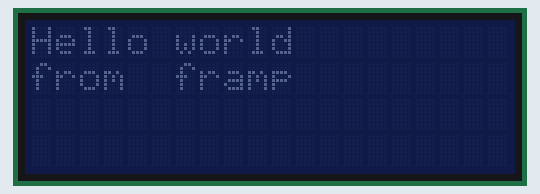
Simulated run of this sketch. Board: ESP32. On the bench: 20×4 character LCD.

Above: at 0.1 s.
At 9.5 s:
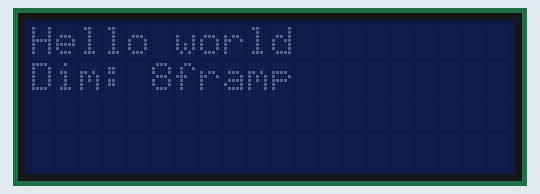
At 10.2 s:
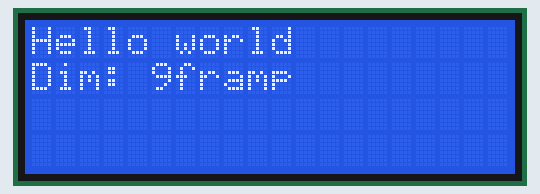
At 11.2 s:
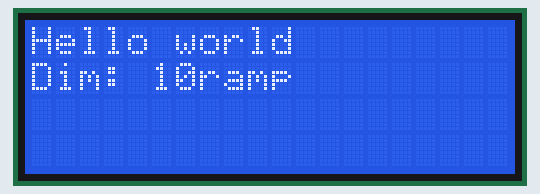
At 22.3 s:
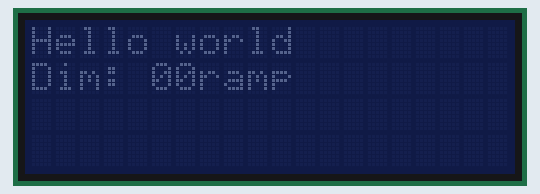
At 34.4 s:
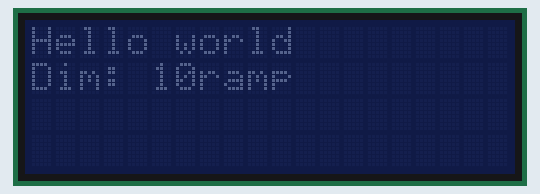

The sketch:

LCD_Dimmer.ino
```cpp
#include <Wire.h>
#include <LiquidCrystal_I2C.h>

LiquidCrystal_I2C lcd(0x27,20,4);  // set the LCD address to 0x27 for a 16 chars and 2 line display

class LCD_Dimmer {

  private:

   static const int PWM_period = 20;
   static const int PWM_steps = 11;
   static const int PWM_factor = 1;
   static const int defaultTaskPriority = 1;
   static const int defaultCore = 1;
   static const int stackSize = 4000;

  public:
    LCD_Dimmer(LiquidCrystal_I2C &lcd, int initialBrightness, BaseType_t xCoreID=defaultCore, int priority=defaultTaskPriority);
    void enable();
    void disable();
    ~LCD_Dimmer();
    int getBrightness();
    int setBrightness(int brigthness);
    int getMaxBrightness();
    int getMinBrightness();

  protected:
    float getPWM(int index);
    int getPeriod();

  private:
    LiquidCrystal_I2C *_lcd;
    BaseType_t _xCoreID;        // coreid
    int _priority;              // task priority
    int _brightness;
    int _period;
    TaskHandle_t _taskHandle;
    void dimmerTask();          // LCD dimming method
    static void s_dimmerTask(void* parameter);  // task callback function

};

// ctor
LCD_Dimmer::LCD_Dimmer(LiquidCrystal_I2C &lcd,int initialBrightness, BaseType_t xCoreID, int priority) : _lcd(&lcd), _xCoreID(xCoreID), _priority(priority), _period(this->getPeriod()), _brightness(this->setBrightness(initialBrightness)) {
    xTaskCreatePinnedToCore(s_dimmerTask, "LCD_Dimmer", stackSize, this,_priority, &_taskHandle, _xCoreID);
}

// dtor
LCD_Dimmer::~LCD_Dimmer() {
  this->disable();
  vTaskDelete(_taskHandle);
}

// enable LCD dimming
void LCD_Dimmer::enable() {
  vTaskResume(_taskHandle);
}

// disable LCD dimming
void LCD_Dimmer::disable() {
  vTaskSuspend(_taskHandle);
}

inline float LCD_Dimmer::getPWM(int index) {
  if (index == 0 ) {
    return 0.0;
  } else {
    double base = pow(PWM_period/PWM_factor, 1.0/(PWM_steps-1.0));
    float pwm = PWM_factor*pow(base,index);
    pwm = round(pwm);
    return pwm;
  }
}

inline int LCD_Dimmer::getPeriod() {
  return PWM_period;
}

inline int LCD_Dimmer::setBrightness(int brightness) {
  if (brightness < this->getMinBrightness()) {
    _brightness=this->getMinBrightness();
  }
  else if (brightness > this->getMaxBrightness()) {
    _brightness=this->getMaxBrightness();
  }
  else {
    _brightness=brightness-1;
  }
  return _brightness;
}

inline int LCD_Dimmer::getBrightness() {
  return _brightness+1;
}

inline int LCD_Dimmer::getMaxBrightness() {
  return PWM_steps-1;
}

inline int LCD_Dimmer::getMinBrightness() {
  return 0;
}

void LCD_Dimmer::s_dimmerTask(void *parameter) {
  ((LCD_Dimmer*)parameter)->dimmerTask();
}

void LCD_Dimmer::dimmerTask() {

  for (;;) {

    int offTime=this->getPeriod()-this->getPWM(this->getBrightness());
    int onTime=this->getPeriod()-offTime;

    //Serial.printf("*** Dimmertask *** in core %i - Brightness: %i - On: %i - Off: %i\n",xPortGetCoreID(), this->getBrightness(), onTime, offTime);

    _lcd->backlight();
    delay(onTime);

    _lcd->noBacklight();
    delay(offTime);

  }
}

LCD_Dimmer *lcdDimmer;
int i=0;
int inc=1;

void setup() {

  Serial.begin(115200);

  // Serial.printf("%s - %i\n","@@@ Setup @@@",xPortGetCoreID());

  lcd.begin();
  lcd.clear();
  lcd.setCursor(0,0);
  lcd.print("Hello world");
  lcd.setCursor(0,1);
  lcd.print("from  framp");

  lcdDimmer= new LCD_Dimmer(lcd,0); // start with dark display

}

void loop() {

  delay(1000);

  // Serial.printf("%s - %i - Brighntess: %i\n","@@@ Loop @@@",xPortGetCoreID(), i);

  lcd.setCursor(0,1);
  lcd.printf("Dim: %i",i);

  i+=inc;
  if ( i > lcdDimmer->getMaxBrightness() || i < lcdDimmer->getMinBrightness() ) {
    inc=-inc;
    i+=inc;
  }
  lcdDimmer->setBrightness(i);

}
```

Measured:
- what the display in image 1 shows lasts 0.8 s, from 9.4 s to 10.2 s
- what the display in image 2 shows lasts 1.0 s, from 10.2 s to 11.2 s
- what the display in image 4 shows lasts 1.1 s, from 22.2 s to 23.3 s
